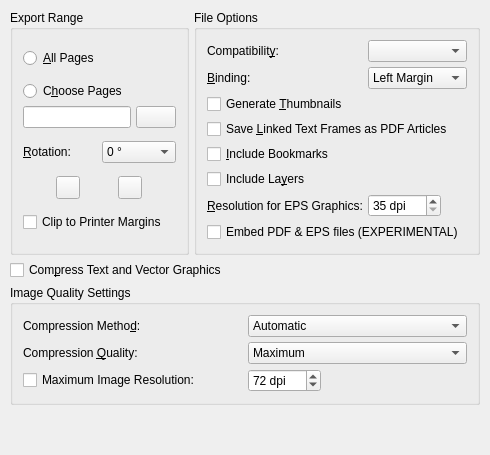
  <widget class="QWidget" name="tabGeneral">
   <attribute name="title">
    <string>&amp;General</string>
   </attribute>
   <layout class="QVBoxLayout" name="verticalLayout">
    <property name="spacing">
     <number>5</number>
    </property>
    <property name="leftMargin">
     <number>10</number>
    </property>
    <property name="topMargin">
     <number>10</number>
    </property>
    <property name="rightMargin">
     <number>10</number>
    </property>
    <property name="bottomMargin">
     <number>10</number>
    </property>
    <item>
     <layout class="QHBoxLayout" name="horizontalLayout">
      <property name="spacing">
       <number>5</number>
      </property>
      <item>
       <widget class="QGroupBox" name="RangeGroup">
        <property name="title">
         <string>Export Range</string>
        </property>
        <layout class="QVBoxLayout" name="rangeGroupLayout">
         <property name="spacing">
          <number>5</number>
         </property>
         <property name="leftMargin">
          <number>10</number>
         </property>
         <property name="topMargin">
          <number>10</number>
         </property>
         <property name="rightMargin">
          <number>10</number>
         </property>
         <property name="bottomMargin">
          <number>10</number>
         </property>
         <item>
          <widget class="QRadioButton" name="AllPages">
           <property name="text">
            <string>&amp;All Pages</string>
           </property>
          </widget>
         </item>
         <item>
          <layout class="QGridLayout" name="gridLayout">
           <property name="spacing">
            <number>5</number>
           </property>
           <item row="1" column="0">
            <layout class="QHBoxLayout" name="horizontalLayout_2">
             <property name="spacing">
              <number>5</number>
             </property>
             <item>
              <widget class="QLineEdit" name="PageNr"/>
             </item>
             <item>
              <widget class="QPushButton" name="pageNrButton"/>
             </item>
            </layout>
           </item>
           <item row="0" column="0">
            <widget class="QRadioButton" name="OnlySome">
             <property name="text">
              <string>C&amp;hoose Pages</string>
             </property>
            </widget>
           </item>
          </layout>
         </item>
         <item>
          <layout class="QHBoxLayout" name="horizontalLayout_3">
           <property name="spacing">
            <number>5</number>
           </property>
           <item>
            <widget class="QLabel" name="rotationLabel">
             <property name="text">
              <string>&amp;Rotation:</string>
             </property>
             <property name="buddy">
              <cstring>RotateDeg</cstring>
             </property>
            </widget>
           </item>
           <item>
            <widget class="QComboBox" name="RotateDeg">
             <property name="editable">
              <bool>false</bool>
             </property>
             <item>
              <property name="text">
               <string>0 °</string>
              </property>
             </item>
             <item>
              <property name="text">
               <string>90 °</string>
              </property>
             </item>
             <item>
              <property name="text">
               <string>180 °</string>
              </property>
             </item>
             <item>
              <property name="text">
               <string>270 °</string>
              </property>
             </item>
            </widget>
           </item>
          </layout>
         </item>
         <item>
          <layout class="QHBoxLayout" name="horizontalLayout_4">
           <property name="spacing">
            <number>5</number>
           </property>
           <item>
            <widget class="QToolButton" name="MirrorH">
             <property name="text">
              <string/>
             </property>
             <property name="checkable">
              <bool>true</bool>
             </property>
            </widget>
           </item>
           <item>
            <widget class="QToolButton" name="MirrorV">
             <property name="text">
              <string/>
             </property>
             <property name="checkable">
              <bool>true</bool>
             </property>
            </widget>
           </item>
          </layout>
         </item>
         <item>
          <widget class="QCheckBox" name="ClipMarg">
           <property name="text">
            <string>Clip to Printer Margins</string>
           </property>
          </widget>
         </item>
        </layout>
       </widget>
      </item>
      <item>
       <widget class="QGroupBox" name="groupBox_2">
        <property name="title">
         <string>File Options</string>
        </property>
        <property name="alignment">
         <set>Qt::AlignLeading|Qt::AlignLeft|Qt::AlignTop</set>
        </property>
        <layout class="QGridLayout" name="fileOptionsLayout">
         <property name="leftMargin">
          <number>10</number>
         </property>
         <property name="topMargin">
          <number>10</number>
         </property>
         <property name="rightMargin">
          <number>10</number>
         </property>
         <property name="bottomMargin">
          <number>10</number>
         </property>
         <property name="spacing">
          <number>5</number>
         </property>
         <item row="0" column="0">
          <widget class="QLabel" name="label">
           <property name="text">
            <string>Compatibilit&amp;y:</string>
           </property>
           <property name="alignment">
            <set>Qt::AlignLeading|Qt::AlignLeft|Qt::AlignVCenter</set>
           </property>
           <property name="buddy">
            <cstring>PDFVersionCombo</cstring>
           </property>
          </widget>
         </item>
         <item row="0" column="1" colspan="2">
          <widget class="PdfVersionCombo" name="PDFVersionCombo">
           <property name="editable">
            <bool>false</bool>
           </property>
          </widget>
         </item>
         <item row="1" column="0">
          <widget class="QLabel" name="label_2">
           <property name="text">
            <string>&amp;Binding:</string>
           </property>
           <property name="alignment">
            <set>Qt::AlignLeading|Qt::AlignLeft|Qt::AlignVCenter</set>
           </property>
           <property name="buddy">
            <cstring>ComboBind</cstring>
           </property>
          </widget>
         </item>
         <item row="1" column="1" colspan="2">
          <widget class="QComboBox" name="ComboBind">
           <property name="editable">
            <bool>false</bool>
           </property>
           <item>
            <property name="text">
             <string>Left Margin</string>
            </property>
           </item>
           <item>
            <property name="text">
             <string>Right Margin</string>
            </property>
           </item>
          </widget>
         </item>
         <item row="2" column="0" colspan="3">
          <widget class="QCheckBox" name="CheckBox1">
           <property name="text">
            <string>Generate &amp;Thumbnails</string>
           </property>
          </widget>
         </item>
         <item row="6" column="1" alignment="Qt::AlignLeft">
          <widget class="QSpinBox" name="Resolution">
           <property name="suffix">
            <string> dpi</string>
           </property>
           <property name="minimum">
            <number>35</number>
           </property>
           <property name="maximum">
            <number>4000</number>
           </property>
          </widget>
         </item>
         <item row="4" column="0" colspan="3">
          <widget class="QCheckBox" name="CheckBM">
           <property name="text">
            <string>&amp;Include Bookmarks</string>
           </property>
          </widget>
         </item>
         <item row="3" column="0" colspan="3">
          <widget class="QCheckBox" name="Article">
           <property name="text">
            <string>Save &amp;Linked Text Frames as PDF Articles</string>
           </property>
          </widget>
         </item>
         <item row="5" column="0" colspan="3">
          <widget class="QCheckBox" name="useLayers">
           <property name="text">
            <string>Include La&amp;yers</string>
           </property>
          </widget>
         </item>
         <item row="6" column="0">
          <widget class="QLabel" name="label_3">
           <property name="text">
            <string>&amp;Resolution for EPS Graphics:</string>
           </property>
           <property name="alignment">
            <set>Qt::AlignLeading|Qt::AlignLeft|Qt::AlignVCenter</set>
           </property>
           <property name="buddy">
            <cstring>Resolution</cstring>
           </property>
          </widget>
         </item>
         <item row="7" column="0" colspan="3">
          <widget class="QCheckBox" name="EmbedPDF">
           <property name="text">
            <string>Embed PDF &amp;&amp; EPS files (EXPERIMENTAL)</string>
           </property>
          </widget>
         </item>
        </layout>
       </widget>
      </item>
     </layout>
    </item>
    <item>
     <widget class="QCheckBox" name="Compression">
      <property name="text">
       <string>Com&amp;press Text and Vector Graphics</string>
      </property>
     </widget>
    </item>
    <item>
     <widget class="QGroupBox" name="groupBox">
      <property name="title">
       <string>Image Quality Settings</string>
      </property>
      <layout class="QGridLayout" name="imageQualityLayout">
       <property name="leftMargin">
        <number>10</number>
       </property>
       <property name="topMargin">
        <number>10</number>
       </property>
       <property name="rightMargin">
        <number>10</number>
       </property>
       <property name="bottomMargin">
        <number>10</number>
       </property>
       <property name="spacing">
        <number>5</number>
       </property>
       <item row="0" column="0">
        <widget class="QLabel" name="label_4">
         <property name="text">
          <string>Compression Metho&amp;d:</string>
         </property>
         <property name="buddy">
          <cstring>CMethod</cstring>
         </property>
        </widget>
       </item>
       <item row="0" column="1">
        <widget class="QComboBox" name="CMethod">
         <property name="editable">
          <bool>false</bool>
         </property>
         <item>
          <property name="text">
           <string>Automatic</string>
          </property>
         </item>
         <item>
          <property name="text">
           <string>Lossy - JPEG</string>
          </property>
         </item>
         <item>
          <property name="text">
           <string>Lossless - Zip</string>
          </property>
         </item>
         <item>
          <property name="text">
           <string>None</string>
          </property>
         </item>
        </widget>
       </item>
       <item row="1" column="0">
        <widget class="QLabel" name="label_5">
         <property name="text">
          <string>Compression &amp;Quality:</string>
         </property>
         <property name="buddy">
          <cstring>CQuality</cstring>
         </property>
        </widget>
       </item>
       <item row="1" column="1">
        <widget class="QComboBox" name="CQuality">
         <property name="editable">
          <bool>false</bool>
         </property>
         <item>
          <property name="text">
           <string>Maximum</string>
          </property>
         </item>
         <item>
          <property name="text">
           <string>High</string>
          </property>
         </item>
         <item>
          <property name="text">
           <string>Medium</string>
          </property>
         </item>
         <item>
          <property name="text">
           <string>Low</string>
          </property>
         </item>
         <item>
          <property name="text">
           <string>Minimum</string>
          </property>
         </item>
        </widget>
       </item>
       <item row="2" column="1" alignment="Qt::AlignLeft">
        <widget class="QSpinBox" name="ValC">
         <property name="suffix">
          <string> dpi</string>
         </property>
         <property name="minimum">
          <number>35</number>
         </property>
         <property name="maximum">
          <number>4000</number>
         </property>
         <property name="value">
          <number>72</number>
         </property>
        </widget>
       </item>
       <item row="2" column="0">
        <widget class="QCheckBox" name="DSColor">
         <property name="text">
          <string>Maximum Image Resolution:</string>
         </property>
        </widget>
       </item>
      </layout>
     </widget>
    </item>
    <item>
     <spacer name="verticalSpacer_6">
      <property name="orientation">
       <enum>Qt::Vertical</enum>
      </property>
      <property name="sizeHint" stdset="0">
       <size>
        <width>20</width>
        <height>40</height>
       </size>
      </property>
     </spacer>
    </item>
   </layout>
  </widget>
